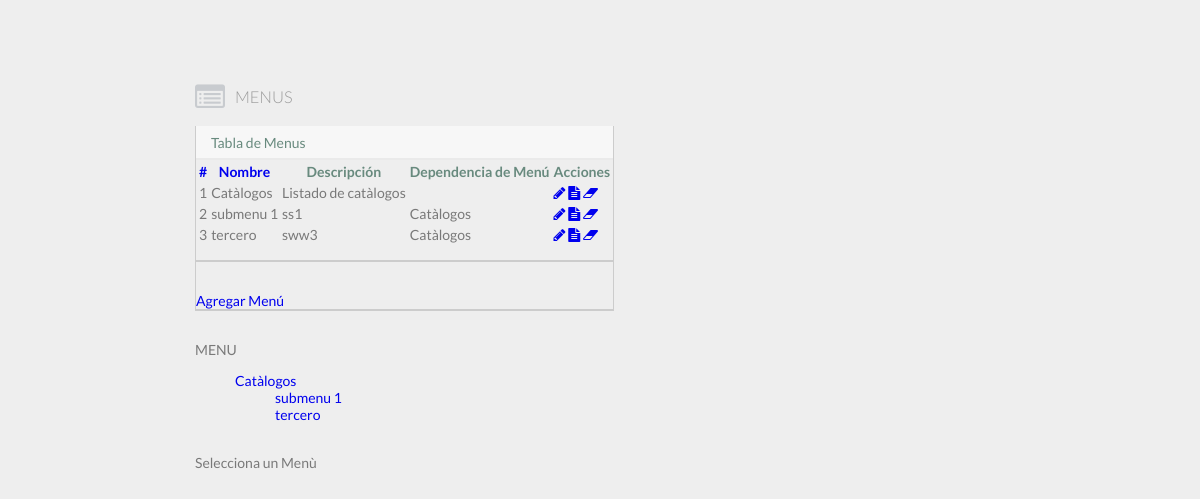
The page / on the database its author committed.
### tables this page shows
CREATE TABLE `menu_table` (
  `id` int(11) NOT NULL,
  `nombre_del_menu` varchar(150) NOT NULL,
  `desc_del_menu` varchar(250) NOT NULL,
  `dependencia_menu` varchar(3) DEFAULT NULL
);

### modelo/Conexion.php (called while the page is built, shortened)
<?php
class Conexion{
	private $con;
	public function __construct(){
		$this->host = HOST;
		$this->user = USERNAME;
		$this->password = DBPASS;
		$this->db = DATABASE;
		$this->con = mysqli_connect($this->host,$this->user,$this->password,$this->db);
		$this->con->query("SET NAMES 'utf8'");
	}
	public function consultaRetorno($sql){
		return mysqli_query($this->con, $sql);
	}
}

### controlador/ControladorMenus.php (called while the page is built, shortened)
<?php
include_once('modelo/Menu.php');
class ControladorMenus {
  private $menu;
  public function __construct(){
    $this->menu = new Menu();
  }
  public function mostrarConPaginador($inicio,$TAMANO_PAGINA,$order,$columorder){
    $this->menu->set('order',$order);
    $this->menu->set('columorder',$columorder);
    $this->menu->set('inicio',$inicio);
    $this->menu->set('tamano_paginador',$TAMANO_PAGINA);
      return $this->menu->mostrarConPaginador();
  }
  public function contarMenus(){
       return $this->menu->contarRegistrosMenus();
  }
  public function getNameDependencia($idDependencia){
    $this->menu->set('dependencia_menu',intval($idDependencia));
    return $this->menu->getNameDependenciaStr();
  }
  public function getMenuSecundarios($idMenu){
    $this->menu->set('dependencia_menu',intval($idMenu));
    return $this->menu->contarMenuSecundario();
  }
  public function getMenuSecundariosStr($idDependencia){
    $this->menu->set('dependencia_menu',intval($idDependencia));
    return $this->menu->getMenusSecundarios();
  }
  public function getMenuPrincipal(){
    return $this->menu->getMenuPrincipal();
  }
}
?>

### modelo/Menu.php (called while the page is built, shortened)
<?php
include_once('Conexion.php');
class Menu{
  private $dependencia_menu;
  private $conn;
  public function __construct(){
    $this->conn = new Conexion();
  }
  public function getMenuPrincipal(){
    $sql = "SELECT id,nombre_del_menu FROM menu_table WHERE `dependencia_menu` is null OR `dependencia_menu` = '0'";
    return $this->conn->consultaRetorno($sql);
  }
  public function getMenusSecundarios(){
    $sql = "SELECT id,nombre_del_menu FROM menu_table WHERE dependencia_menu = '{$this->dependencia_menu}' ";
    return $this->conn->consultaRetorno($sql);
  }
  public function contarRegistrosMenus(){
    $sql = "SELECT * FROM menu_table";
    $arrayRes =  $this->conn->consultaRetorno($sql);
    return mysqli_num_rows($arrayRes);
  }
  public function contarMenuSecundario(){
    $sql = "SELECT * FROM menu_table WHERE dependencia_menu = '{$this->dependencia_menu}' ";
    $arrayRes =  $this->conn->consultaRetorno($sql);
    return mysqli_num_rows($arrayRes);
  }
  public function mostrarConPaginador(){
    $sql = "SELECT * FROM menu_table ORDER BY {$this->columorder} {$this->order} LIMIT {$this->inicio}, {$this->tamano_paginador}";
    return $this->conn->consultaRetorno($sql);
  }
  public function getNameDependenciaStr(){
    $sql = "SELECT nombre_del_menu FROM menu_table WHERE id = '{$this->dependencia_menu}'";
    $arrayRes =  $this->conn->consultaRetorno($sql);
    return $arrayRes->fetch_assoc();
  }
}
?>

### vistas/thema/inicio/inicio.php (the view, shortened to what this page needs)
<?php
require('./vistas/thema/header.php');
?>
<section id="main-content">
	<section class="wrapper">
		<div class="row">
		  <div class="col-lg-12">
			  <h3 class="page-header"><i class="fa fa-list-alt"></i> Menus</h3>
		  </div>
	  </div>
		<div class="row">
			<div class="col-lg-12">
				<section class="panel">
					<header class="panel-heading">
					  Tabla de Menus
					</header>
					<div class="panel-body">
					  <?php $order = $_GET["order"];
					  $columorder = $_GET["columorder"];
					  if($columorder == ''){
						$columorder = 'id';
					  }
					  if (($order == '')||($order == 'ASC')){
						  $orderif = 'DESC';
					  } else {
						  $orderif = 'ASC';
					  }
					  if($order == ''){
						$order = 'ASC';
					  }
					   ?>
					  <table class="table table-striped table-advance table-hover">
						<thead>
						  <tr>
							  <th><a href="<?php echo URL_LINKS; ?>index.php?cargar=menu&order=<?php echo $orderif; ?>&columorder=id">#</a></th>
							  <th><a href="<?php echo URL_LINKS; ?>index.php?cargar=menu&order=<?php echo $orderif; ?>&columorder=nombre">Nombre</a></th>
							  <th>Descripción</th>
							  <th>Dependencia de Menú</th>
							  <th>Acciones</th>
						  </tr>
						</thead>
					  <?php
					   $dir = dirname(dirname(dirname(dirname(__FILE__))));
					   require_once($dir.'/controlador/ControladorMenus.php');
					   $menus = new ControladorMenus();
						 $num_total_registros = $menus->contarMenus();
					   $TAMANO_PAGINA = TAMANO_PAGINADOR;
					   $pagina = $_GET["pagina"];
					   if (!$pagina) {
						 $inicio = 0;
					   } else {
						 $inicio = ($pagina - 1) * $TAMANO_PAGINA;
					   }
					   $total_paginas = ceil($num_total_registros / $TAMANO_PAGINA);
					   $resultados = $menus->mostrarConPaginador($inicio,$TAMANO_PAGINA,$order,$columorder);
					   while ($row = mysqli_fetch_array($resultados)) :
					   ?>
						<tr>
							<td><?php echo $row['id']; ?></td>
							<td><?php echo $row['nombre_del_menu']; ?></td>
							<td><?php echo $row['desc_del_menu']; ?></td>
							<?php
							if($row['dependencia_menu'] != '') {
                                if( $row['dependencia_menu'] != '0' ) {
								  $nombre_dependencia = $menus->getNameDependencia($row['dependencia_menu']);
                  				  $nombre_dependencia = $nombre_dependencia["nombre_del_menu"];
                                } else {
                                    $nombre_dependencia = '';
                                }
							} else {
								$nombre_dependencia = '';
							}
								  ?>
							<td><?php echo $nombre_dependencia; ?></td>
							<td><div class="btn-group">
								<a class="btn btn-primary" href="<?php echo URL_LINKS; ?>index.php?cargar=editMenu&id=<?php echo $row['id']; ?>"><i class="fa fa-pencil"></i></a>
								<a class="btn btn-success" href="<?php echo URL_LINKS; ?>index.php?cargar=verMenu&id=<?php echo $row['id']; ?>"><i class="fa fa-file-text"></i></a>
								<a class="btn btn-danger" href="<?php echo URL_LINKS; ?>index.php?cargar=deleteMenu&id=<?php echo $row['id']; ?>" onclick="if(confirm('Esta seguro que desea eliminar este registro?') == false){return false;}"><i class="fa fa-eraser"></i></a>
							</div></td>
						</tr>
					  <?php endwhile; ?>
						</table>
				  <section class="panel">
					<div class="panel-body">
				  </div>
			  </section>
						<a class="btn btn-primary" href="<?php echo URL_LINKS; ?>index.php?cargar=addMenu" title="Bootstrap 3 themes generator"><span class="icon_ol"></span> Agregar Menú</a>
					</div>
				</section>
			</div>
		</div>
		MENU
		<?php
		$principales = $menus->getMenuPrincipal();
		echo '<nav>';
		echo '<ul>';
		foreach ($principales as $item_principal) {
			echo '<li><a href="?idm='.$item_principal["id"].'">'.$item_principal["nombre_del_menu"].'</a></li>';
			$num_secundarios = $menus->getMenuSecundarios($item_principal["id"]);
			if( $num_secundarios == 0 ) {
			} else {
				echo '<ul>';
				$secundarios = $menus->getMenuSecundariosStr($item_principal["id"]);
				foreach ($secundarios as $secundario) {
					echo '<li><a href="?idm='.$secundario["id"].'">'.$secundario["nombre_del_menu"].'</a></li>';
				}
				echo '</ul>';
			}
		}
		echo '</ul>';
		echo '</nav>';
		?>
		<br>
		<?php
		if ($_GET['idm'] != '') {
		echo 'DESCRIPCION<br>';
		$desc = $menus->getMenuDescription($_GET['idm']);
		echo $desc["desc_del_menu"];
		 } else {
			echo 'Selecciona un Menù';
		} ?>
	</section>
</section>
<?php require('./vistas/thema/foother.php'); ?>

### index.php (shortened to what this page needs)
<?php
require_once('config/Enrutador.php');
$enrutador = new Enrutador();
if($enrutador->validarGet($_GET['cargar'])) {
	$enrutador->cargarVista($_GET['cargar']);
}
?>

### config/Enrutador.php (shortened to what this page needs)
<?php
class Enrutador{
	public function validarGet($variable){
		if(empty($variable)){
			include_once('vistas/thema/inicio/inicio.php');
		} else {
			return true;
		}
	}
}

### vistas/thema/header.php (shortened to what this page needs)
<!DOCTYPE HTML>
<html>
	<head>
  		<link rel="stylesheet" href="<?php echo URL_ACTUAL;?>/css/main.css">
		<link href="<?php echo URL_ACTUAL;?>/css/style.css" rel='stylesheet' type='text/css' />
		<link href="<?php echo URL_ACTUAL;?>/css/font-awesome.css" rel="stylesheet">
		<link href="<?php echo URL_ACTUAL;?>/css/bootstrap.min.css" rel="stylesheet">
	</head>
	<body>
	<div class="content">
  		<div class="wrap">

### vistas/thema/foother.php (shortened to what this page needs)
</body>
</html>

### rows shown on the page
menu_table: id "1", nombre_del_menu "Catàlogos", desc_del_menu "Listado de catàlogos"
menu_table: id "2", nombre_del_menu "submenu 1", desc_del_menu "ss1", menu_table.nombre_del_menu "Catàlogos"
menu_table: id "3", nombre_del_menu "tercero", desc_del_menu "sww3", menu_table.nombre_del_menu "Catàlogos"
